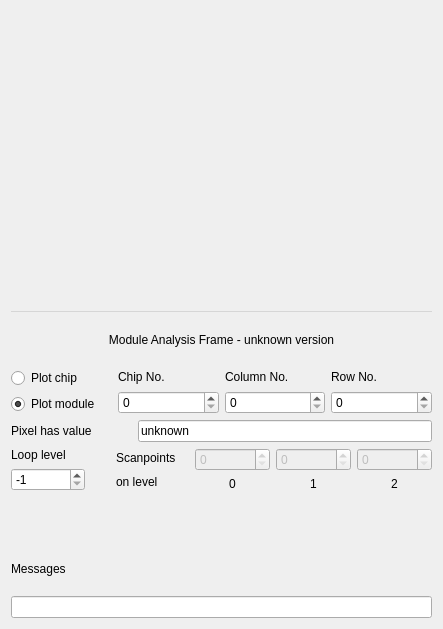
<?xml version="1.0" encoding="UTF-8"?>
<ui version="4.0">
 <class>TopWinBase</class>
 <widget class="QWidget" name="TopWinBase">
  <property name="geometry">
   <rect>
    <x>0</x>
    <y>0</y>
    <width>443</width>
    <height>629</height>
   </rect>
  </property>
  <property name="windowTitle">
   <string>Pixel Module Analysis</string>
  </property>
  <layout class="QVBoxLayout" name="verticalLayout_7">
   <item>
    <widget class="QMenuBar" name="m_menubar"/>
   </item>
   <item>
    <layout class="QVBoxLayout" name="verticalLayout_6">
     <item>
      <widget class="QLabel" name="VersionLabel">
       <property name="font">
        <font/>
       </property>
       <property name="text">
        <string>Module Analysis Frame - unknown version</string>
       </property>
       <property name="alignment">
        <set>Qt::AlignCenter</set>
       </property>
       <property name="wordWrap">
        <bool>false</bool>
       </property>
      </widget>
     </item>
     <item>
      <layout class="QHBoxLayout">
       <property name="spacing">
        <number>6</number>
       </property>
       <property name="margin">
        <number>0</number>
       </property>
       <item>
        <layout class="QVBoxLayout">
         <property name="spacing">
          <number>6</number>
         </property>
         <property name="margin">
          <number>0</number>
         </property>
         <item>
          <widget class="QRadioButton" name="ChipOrMod">
           <property name="font">
            <font/>
           </property>
           <property name="text">
            <string>Plot chip</string>
           </property>
           <property name="checked">
            <bool>false</bool>
           </property>
          </widget>
         </item>
         <item>
          <widget class="QRadioButton" name="ChipOrMod2">
           <property name="font">
            <font/>
           </property>
           <property name="text">
            <string>Plot module</string>
           </property>
           <property name="checked">
            <bool>true</bool>
           </property>
          </widget>
         </item>
        </layout>
       </item>
       <item>
        <layout class="QVBoxLayout">
         <property name="spacing">
          <number>6</number>
         </property>
         <property name="margin">
          <number>0</number>
         </property>
         <item>
          <widget class="QLabel" name="ChipselLabel">
           <property name="enabled">
            <bool>true</bool>
           </property>
           <property name="font">
            <font/>
           </property>
           <property name="text">
            <string>Chip No.</string>
           </property>
           <property name="alignment">
            <set>Qt::AlignLeading|Qt::AlignLeft|Qt::AlignVCenter</set>
           </property>
           <property name="wordWrap">
            <bool>false</bool>
           </property>
          </widget>
         </item>
         <item>
          <widget class="QSpinBox" name="ChipSel">
           <property name="enabled">
            <bool>true</bool>
           </property>
           <property name="maximum">
            <number>99</number>
           </property>
          </widget>
         </item>
        </layout>
       </item>
       <item>
        <layout class="QVBoxLayout">
         <property name="spacing">
          <number>6</number>
         </property>
         <property name="margin">
          <number>0</number>
         </property>
         <item>
          <widget class="QLabel" name="ColselLabel">
           <property name="enabled">
            <bool>true</bool>
           </property>
           <property name="font">
            <font/>
           </property>
           <property name="text">
            <string>Column No.</string>
           </property>
           <property name="alignment">
            <set>Qt::AlignLeading|Qt::AlignLeft|Qt::AlignVCenter</set>
           </property>
           <property name="wordWrap">
            <bool>false</bool>
           </property>
          </widget>
         </item>
         <item>
          <widget class="QSpinBox" name="ColSel">
           <property name="enabled">
            <bool>true</bool>
           </property>
           <property name="maximum">
            <number>79</number>
           </property>
          </widget>
         </item>
        </layout>
       </item>
       <item>
        <layout class="QVBoxLayout">
         <property name="spacing">
          <number>6</number>
         </property>
         <property name="margin">
          <number>0</number>
         </property>
         <item>
          <widget class="QLabel" name="RowselLabel">
           <property name="enabled">
            <bool>true</bool>
           </property>
           <property name="font">
            <font/>
           </property>
           <property name="text">
            <string>Row No.</string>
           </property>
           <property name="alignment">
            <set>Qt::AlignLeading|Qt::AlignLeft|Qt::AlignVCenter</set>
           </property>
           <property name="wordWrap">
            <bool>false</bool>
           </property>
          </widget>
         </item>
         <item>
          <widget class="QSpinBox" name="RowSel">
           <property name="enabled">
            <bool>true</bool>
           </property>
           <property name="maximum">
            <number>335</number>
           </property>
          </widget>
         </item>
        </layout>
       </item>
      </layout>
     </item>
     <item>
      <layout class="QHBoxLayout">
       <property name="spacing">
        <number>6</number>
       </property>
       <property name="margin">
        <number>0</number>
       </property>
       <item>
        <widget class="QLabel" name="PixValLabel">
         <property name="text">
          <string>Pixel has value</string>
         </property>
         <property name="wordWrap">
          <bool>false</bool>
         </property>
        </widget>
       </item>
       <item>
        <spacer name="horizontalSpacer">
         <property name="orientation">
          <enum>Qt::Horizontal</enum>
         </property>
         <property name="sizeType">
          <enum>QSizePolicy::Fixed</enum>
         </property>
         <property name="sizeHint" stdset="0">
          <size>
           <width>40</width>
           <height>20</height>
          </size>
         </property>
        </spacer>
       </item>
       <item>
        <widget class="QLineEdit" name="PixVal">
         <property name="text">
          <string>unknown</string>
         </property>
        </widget>
       </item>
      </layout>
     </item>
     <item>
      <layout class="QHBoxLayout" name="horizontalLayout">
       <item>
        <layout class="QVBoxLayout" name="verticalLayout_5">
         <item>
          <widget class="QLabel" name="textLabel1_6">
           <property name="text">
            <string>Loop level</string>
           </property>
           <property name="wordWrap">
            <bool>false</bool>
           </property>
          </widget>
         </item>
         <item>
          <widget class="QSpinBox" name="pixScanLevel">
           <property name="sizePolicy">
            <sizepolicy hsizetype="Minimum" vsizetype="Fixed">
             <horstretch>40</horstretch>
             <verstretch>0</verstretch>
            </sizepolicy>
           </property>
           <property name="toolTip">
            <string>level of loop (0...2) at which to look for PixScan histos; -1 means guessing by MA (which is most likely not what you want)</string>
           </property>
           <property name="minimum">
            <number>-1</number>
           </property>
           <property name="maximum">
            <number>2</number>
           </property>
           <property name="value">
            <number>-1</number>
           </property>
          </widget>
         </item>
        </layout>
       </item>
       <item>
        <spacer name="horizontalSpacer_2">
         <property name="orientation">
          <enum>Qt::Horizontal</enum>
         </property>
         <property name="sizeType">
          <enum>QSizePolicy::Fixed</enum>
         </property>
         <property name="sizeHint" stdset="0">
          <size>
           <width>25</width>
           <height>20</height>
          </size>
         </property>
        </spacer>
       </item>
       <item>
        <layout class="QVBoxLayout" name="verticalLayout_4">
         <item>
          <widget class="QLabel" name="TextLabel1">
           <property name="text">
            <string>Scanpoints</string>
           </property>
           <property name="wordWrap">
            <bool>false</bool>
           </property>
          </widget>
         </item>
         <item>
          <widget class="QLabel" name="label_4">
           <property name="text">
            <string>on level</string>
           </property>
          </widget>
         </item>
        </layout>
       </item>
       <item>
        <layout class="QVBoxLayout" name="verticalLayout_3">
         <item>
          <widget class="QSpinBox" name="Scanpt0">
           <property name="enabled">
            <bool>false</bool>
           </property>
           <property name="minimumSize">
            <size>
             <width>75</width>
             <height>0</height>
            </size>
           </property>
           <property name="minimum">
            <number>0</number>
           </property>
           <property name="maximum">
            <number>9999</number>
           </property>
          </widget>
         </item>
         <item>
          <widget class="QLabel" name="label_3">
           <property name="text">
            <string>0</string>
           </property>
           <property name="alignment">
            <set>Qt::AlignCenter</set>
           </property>
          </widget>
         </item>
        </layout>
       </item>
       <item>
        <layout class="QVBoxLayout" name="verticalLayout_2">
         <item>
          <widget class="QSpinBox" name="Scanpt1">
           <property name="enabled">
            <bool>false</bool>
           </property>
           <property name="minimumSize">
            <size>
             <width>75</width>
             <height>0</height>
            </size>
           </property>
           <property name="minimum">
            <number>0</number>
           </property>
           <property name="maximum">
            <number>9999</number>
           </property>
          </widget>
         </item>
         <item>
          <widget class="QLabel" name="label">
           <property name="text">
            <string>1</string>
           </property>
           <property name="alignment">
            <set>Qt::AlignCenter</set>
           </property>
          </widget>
         </item>
        </layout>
       </item>
       <item>
        <layout class="QVBoxLayout" name="verticalLayout">
         <item>
          <widget class="QSpinBox" name="Scanpt2">
           <property name="enabled">
            <bool>false</bool>
           </property>
           <property name="minimumSize">
            <size>
             <width>75</width>
             <height>0</height>
            </size>
           </property>
           <property name="minimum">
            <number>0</number>
           </property>
           <property name="maximum">
            <number>9999</number>
           </property>
          </widget>
         </item>
         <item>
          <widget class="QLabel" name="label_2">
           <property name="text">
            <string>2</string>
           </property>
           <property name="alignment">
            <set>Qt::AlignCenter</set>
           </property>
          </widget>
         </item>
        </layout>
       </item>
      </layout>
     </item>
     <item>
      <widget class="Q3ListView" name="ModuleList">
       <property name="font">
        <font/>
       </property>
       <property name="resizePolicy">
        <enum>Q3ScrollView::Manual</enum>
       </property>
       <property name="vScrollBarMode">
        <enum>Q3ScrollView::AlwaysOn</enum>
       </property>
       <property name="hScrollBarMode">
        <enum>Q3ScrollView::Auto</enum>
       </property>
       <property name="selectionMode">
        <enum>Q3ListView::Extended</enum>
       </property>
       <column>
        <property name="text">
         <string>Modules</string>
        </property>
        <property name="clickable">
         <bool>true</bool>
        </property>
        <property name="resizable">
         <bool>true</bool>
        </property>
       </column>
      </widget>
     </item>
     <item>
      <widget class="QLabel" name="TextLabel2">
       <property name="font">
        <font/>
       </property>
       <property name="text">
        <string>Messages</string>
       </property>
       <property name="wordWrap">
        <bool>false</bool>
       </property>
      </widget>
     </item>
     <item>
      <widget class="QLineEdit" name="textwin">
       <property name="font">
        <font/>
       </property>
      </widget>
     </item>
    </layout>
   </item>
  </layout>
 </widget>
 <layoutdefault spacing="6" margin="11"/>
 <pixmapfunction>qPixmapFromMimeSource</pixmapfunction>
 <customwidgets>
  <customwidget>
   <class>Q3Frame</class>
   <extends>QFrame</extends>
   <header>Qt3Support/Q3Frame</header>
   <container>1</container>
  </customwidget>
  <customwidget>
   <class>Q3ListView</class>
   <extends>Q3Frame</extends>
   <header>q3listview.h</header>
  </customwidget>
 </customwidgets>
 <tabstops>
  <tabstop>ModuleList</tabstop>
  <tabstop>ChipOrMod</tabstop>
  <tabstop>ChipOrMod2</tabstop>
  <tabstop>ChipSel</tabstop>
  <tabstop>textwin</tabstop>
 </tabstops>
 <resources/>
 <connections/>
</ui>
